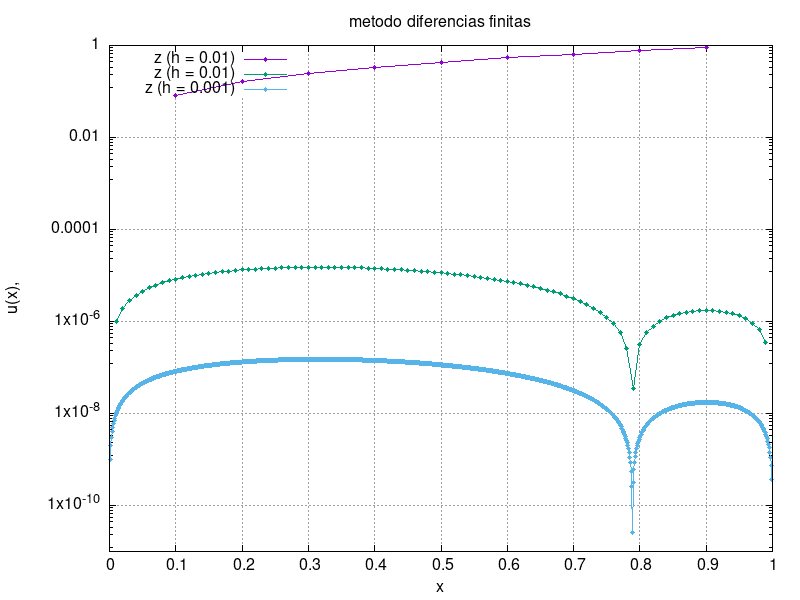

The script that saved this image:
# Configurar el tipo de gráfico
set title "metodo diferencias finitas"
set xlabel "x"
set ylabel "u(x),"
set grid


set terminal png size 800,600
set output 'c.png'
set key top left
set logscale y

# Graficar los puntos experimentales y la expresión teórica
plot "c01.txt" using 1:2 with linespoints pointtype 7 pointsize 0.5 title "z (h = 0.01)", \
	"c001.txt" using 1:2 with linespoints pointtype 7 pointsize 0.5 title "z (h = 0.01)", \
	 "c0001.txt" using 1:2 with linespoints pointtype 7 pointsize 0.5 title "z (h = 0.001)", \
